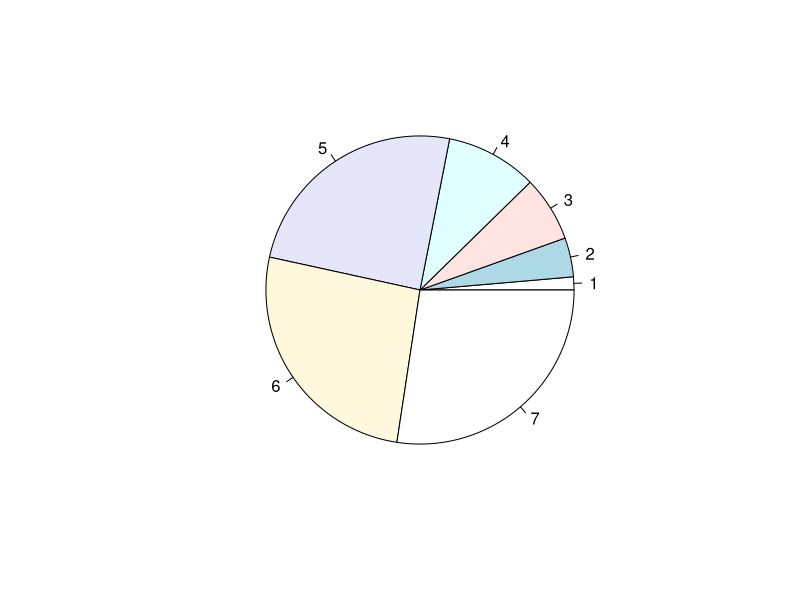
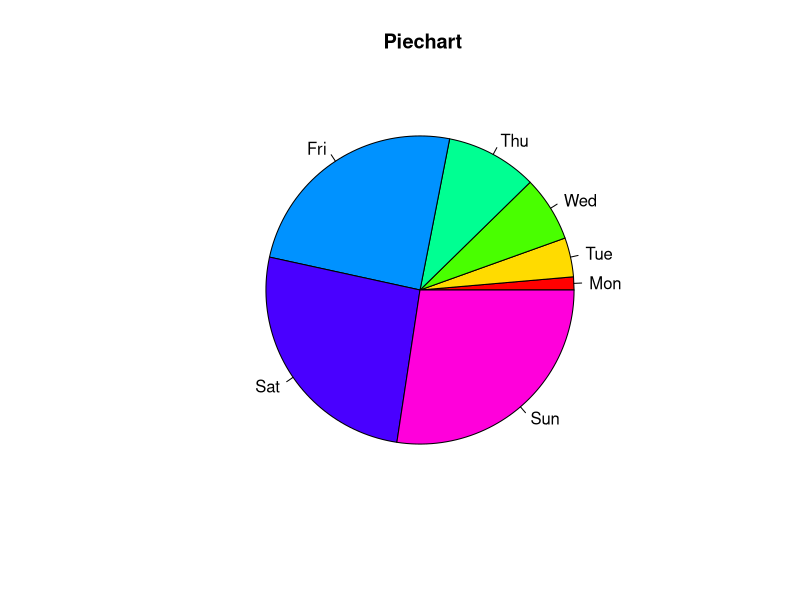
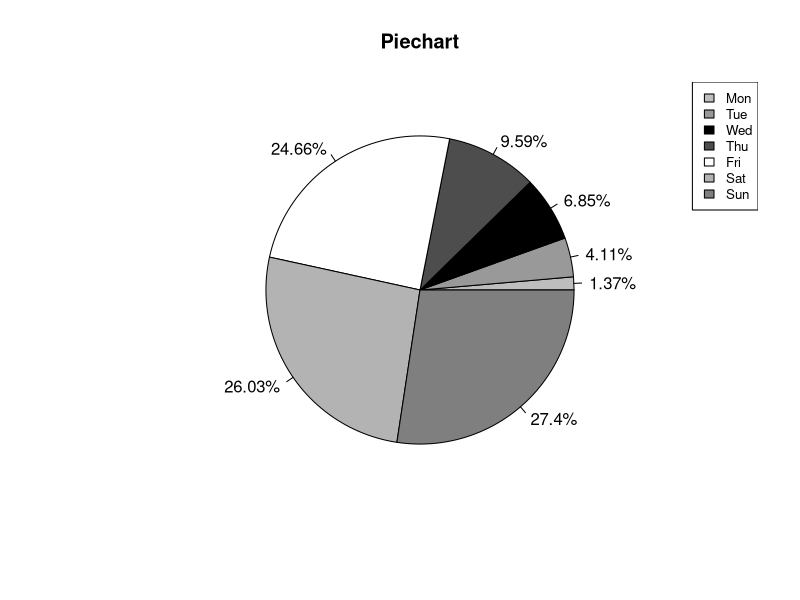
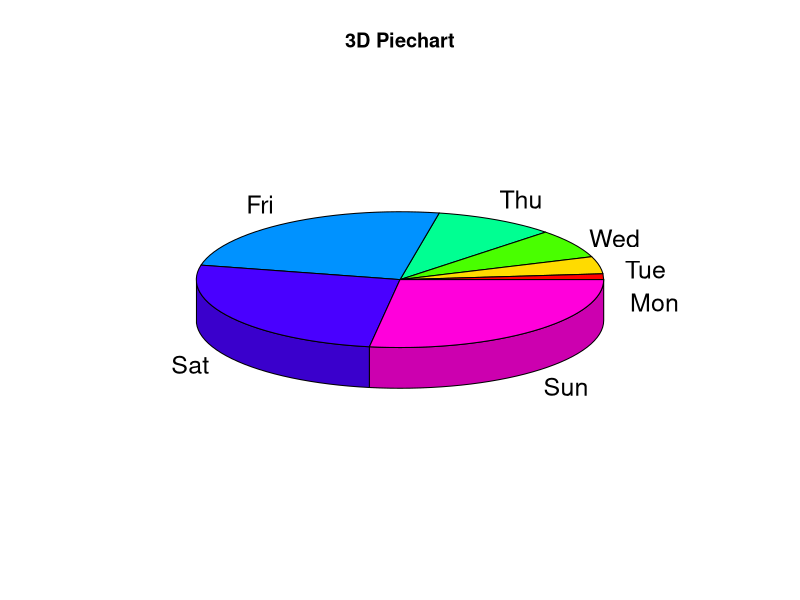

Reproduce these figures in R, in order.
## ---- chunk 1
library(ggplot2)
## ---- chunk 2
A <- c(1, 3, 5, 7, 18, 19, 20)
pie(A)
## The numbers in A() are different frequencies for each slice.
## ---- chunk 3
A <- c(1, 3, 5, 7, 18, 19, 20)
pie(A, main =" Piechart", col = rainbow(7),
labels = c("Mon","Tue","Wed","Thu","Fri","Sat","Sun"))

##Note that the col= rainbow() enables each slice to have a different color, and because we have 7 slices, so the number inside rainbow() is 7.

## ---- chunk 4
## We have a vector of data, one for each day of the week
A <- c(1, 3, 5, 7, 18, 19, 20)
## ---- chunk 5
cols <- c("grey","grey60","black","grey30","white","grey70","grey50")
## ---- chunk 6
percentlabels<- round(100*A/sum(A), 2)
## ---- chunk 7
pielabels<- paste(percentlabels, "%", sep="")
## ---- chunk 8
pie(A, main="Piechart", col=cols, labels=pielabels, cex= 1.0)
## Then we create a legend at the right. 
legend("topright", c("Mon","Tue","Wed","Thu","Fri","Sat","Sun"), cex=0.8, fill=cols)

## ---- chunk 9
library(plotrix)
pie3D(A,labels = c("Mon","Tue","Wed","Thu","Fri","Sat","Sun"),main="3D Piechart")

